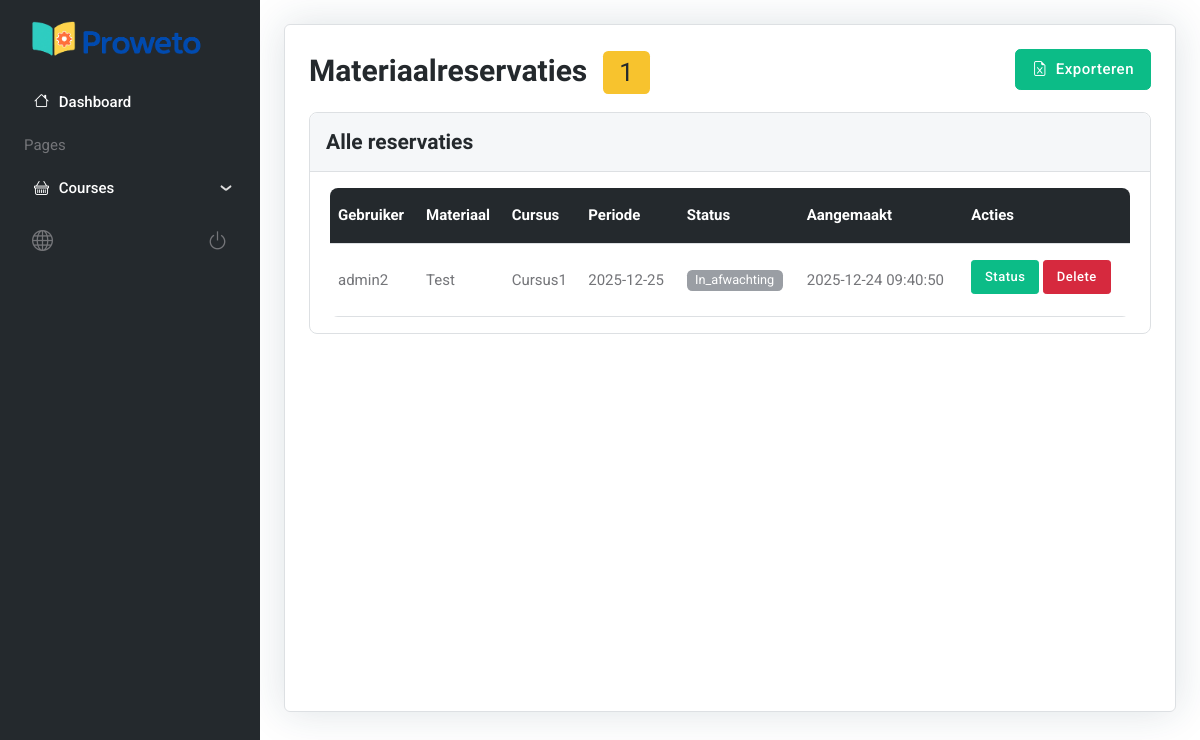
Page /admin-material-reservaties.php (signed in) on the committed database.
### tables this page shows
CREATE TABLE `materiaal_reservaties` (
  `Id` char(36) NOT NULL,
  `materiaal_id` char(36) NOT NULL,
  `cursus_id` char(36) NOT NULL,
  `user_id` char(36) NOT NULL,
  `startdatum` date NOT NULL,
  `einddatum` date NOT NULL,
  `starttijd` time DEFAULT NULL,
  `eindtijd` time DEFAULT NULL,
  `periode` enum('voormiddag','namiddag','hele_dag') NOT NULL,
  `status` enum('in_afwachting','goedgekeurd','geweigerd') DEFAULT 'in_afwachting',
  `aangemaakt_op` timestamp NOT NULL DEFAULT current_timestamp(),
  `aantal` int(11) NOT NULL DEFAULT 1
);

CREATE TABLE `users` (
  `id` char(36) NOT NULL,
  `username` varchar(50) NOT NULL,
  `email` varchar(255) DEFAULT NULL,
  `password` varchar(255) NOT NULL,
  `CreatedAt` timestamp NOT NULL DEFAULT current_timestamp(),
  `Admin` tinyint(4) NOT NULL DEFAULT 0,
  `email_notifications` tinyint(1) DEFAULT 1
);

CREATE TABLE `materialen` (
  `Id` char(36) NOT NULL,
  `Naam` varchar(255) NOT NULL,
  `FotoURL` varchar(255) DEFAULT NULL,
  `CreatedAt` datetime NOT NULL DEFAULT current_timestamp(),
  `UpdatedAt` datetime DEFAULT NULL,
  `Aantal` int(11) NOT NULL DEFAULT 1
);

CREATE TABLE `cursus` (
  `id` char(36) NOT NULL,
  `Titel` varchar(255) NOT NULL,
  `Featured` tinyint(1) DEFAULT 0,
  `FotoURL` varchar(255) DEFAULT NULL,
  `Link` varchar(255) DEFAULT NULL,
  `Views` int(11) DEFAULT 0,
  `CreatedAt` datetime DEFAULT current_timestamp(),
  `Active` tinyint(1) NOT NULL DEFAULT 1
);

### app/core/init.php (called while the page is built, shortened)
<?php
$db = Database::getInstance();
$conn = $db->getConnection();
require_once __DIR__ . '/../controllers/MaterialController.php';
$materiaalController = new MaterialController($conn);
?>

### app/controllers/MaterialController.php (called while the page is built, shortened)
<?php
require_once __DIR__ . '/../models/Material.php';
class MaterialController
{
    private $model;
    public function __construct($db)
    {
        $this->model = new Material($db);
    }
    public function getAllReservations()
    {
        return $this->model->getAllReservations();
    }
}

### app/models/Material.php (called while the page is built, shortened)
<?php
class Material
{
    private $conn;
    public function __construct($db)
    {
        $this->conn = $db;
    }
    public function getAllReservations()
    {
        $sql = " SELECT
                r.Id,
                r.startdatum,
                r.einddatum,
                r.starttijd,
                r.eindtijd,
                r.status,
                r.aangemaakt_op,
                u.username,
                m.Naam AS materiaal_naam,
                c.Titel AS cursus_titel
            FROM materiaal_reservaties r
            JOIN users u ON r.user_id = u.id
            JOIN materialen m ON r.materiaal_id = m.Id
            JOIN cursus c ON r.cursus_id = c.Id
            ORDER BY r.aangemaakt_op DESC";
        $stmt = mysqli_prepare($this->conn, $sql);
        mysqli_stmt_execute($stmt);
        $result = mysqli_stmt_get_result($stmt);
        $reservaties = [];
        while ($row = mysqli_fetch_assoc($result)) {
            $reservaties[] = $row;
        }
        return $reservaties;
    }
}

### public/admin-material-reservaties.php (the view, shortened to what this page needs)
<!DOCTYPE html>
<html lang="en">
<head>
    <link rel="stylesheet" type="text/css" href="assets/vendor/choices.js/public/assets/styles/choices.min.css">
    <link rel="stylesheet" type="text/css" href="assets/vendor/overlayscrollbars/styles/overlayscrollbars.min.css">
    <?php
    include_once __DIR__ . '/../app/core/init.php';
    $reservations = $materiaalController->getAllReservations();
    ?>
    <?php include("partials/head-css.php"); ?>
</head>
<body>
    <main>
        <?php include("partials/sidebar.php"); ?>
        <div class="page-content">
            <div class="page-content-wrapper border">
                <div class="row mb-3">
                    <div class="col-12 d-flex justify-content-between align-items-center">
                        <h1 class="h3 mb-0">
                            Materiaalreservaties
                            <span class="badge bg-warning text-dark ms-2"><?= count($reservations) ?></span>
                        </h1>
                        <a href="ajax/admin-export-reservaties.php" class="btn btn-success d-flex align-items-center">
                            <i class="bi bi-file-earmark-excel me-2"></i>
                            Exporteren
                        </a>
                    </div>
                </div>
                <div class="card bg-transparent border">
                    <div class="card-header bg-light border-bottom">
                        <div class="row g-3 align-items-center justify-content-between">
                            <div class="col-12 col-md-6">
                                <h5 class="mb-0">Alle reservaties</h5>
                            </div>
                        </div>
                    </div>
                    <div class="card-body">
                        <div class="table-responsive border-0 rounded-3">
                            <table class="table table-dark-gray align-middle p-4 mb-0 table-hover">
                                <thead>
                                    <tr>
                                        <th>Gebruiker</th>
                                        <th>Materiaal</th>
                                        <th>Cursus</th>
                                        <th>Periode</th>
                                        <th>Status</th>
                                        <th>Aangemaakt</th>
                                        <th>Acties</th>
                                    </tr>
                                </thead>
                                <tbody>
                                    <?php foreach ($reservations as $r): ?>
                                        <tr>
                                            <td><?= htmlspecialchars($r['username']) ?></td>
                                            <td><?= htmlspecialchars($r['materiaal_naam']) ?></td>
                                            <td><?= htmlspecialchars($r['cursus_titel']) ?></td>
                                            <td><?= $r['startdatum'] ?></td>
                                            <td>
                                                <span class="badge
                                            <?php if ($r['status'] === 'pending')
                                                echo 'bg-warning';
                                            elseif ($r['status'] === 'approved')
                                                echo 'bg-success';
                                            elseif ($r['status'] === 'rejected')
                                                echo 'bg-danger';
                                            else
                                                echo 'bg-secondary'; ?>">
                                                    <?= ucfirst($r['status']) ?>
                                                </span>
                                            </td>
                                            <td><?= $r['aangemaakt_op'] ?></td>
                                            <td>
                                                <button class="btn btn-sm btn-success editStatusBtn"
                                                    data-id="<?= $r['Id'] ?>" data-status="<?= $r['status'] ?>">
                                                    Status
                                                </button>
                                                <button class="btn btn-sm btn-danger deleteReservationBtn"
                                                    data-id="<?= $r['Id'] ?>">
                                                    Delete
                                                </button>
                                            </td>
                                        </tr>
                                    <?php endforeach; ?>
                                </tbody>
                            </table>
                        </div>
                    </div>
                </div>
            </div>
        </div>
    </main>
</body>
</html>

### rows in the picture
materiaal_reservaties: user.username "admin2", materiaal.Naam "Test", cursus.Titel "Cursus1", startdatum "2025-12-25", status "In_afwachting", aangemaakt_op "2025-12-24 09:40:50"

### other values in the picture
count($reservations) "1"
